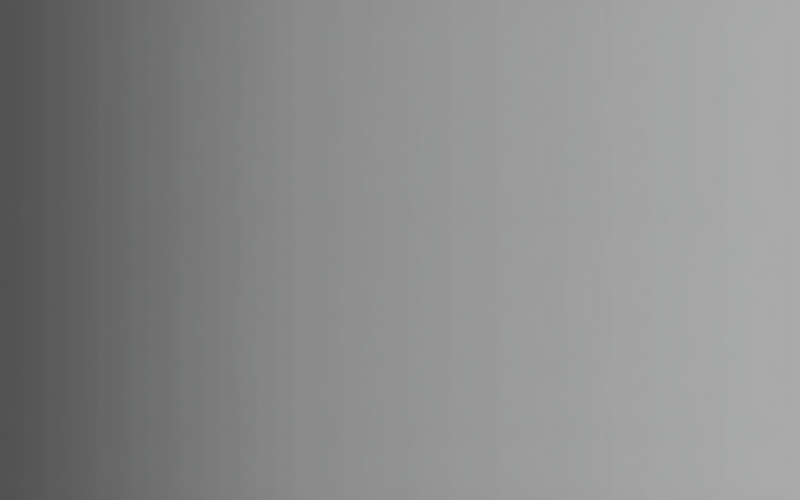
#> input picture Project_Gift_Price/assets/Background color this.png, 1600 x 1000 px (shown at 1/2 size); the run also reads 1 picture not shown here
$ python -i new_card_design.py   (imports and definitions only)
#> lines starting #> are read from the running program, lines starting #| are printed output that depends on the picture; pictures that were not available may be replaced by others from this repository, and a replacement may not be noted
import os
import random
from PIL import Image, ImageDraw, ImageFont, ImageColor, ImageStat, ImageEnhance, ImageFilter, ImageOps
import colorsys
import numpy as np
import datetime
import requests
import json
from urllib.parse import quote
from difflib import get_close_matches
import math
import sys
import time
from colorthief import ColorThief

# Get the directory where the script is located
script_dir = os.path.dirname(os.path.abspath(__file__))

# Directory paths - use os.path.join to ensure cross-platform compatibility
input_dir = os.path.join(script_dir, "downloaded_images")
output_dir = os.path.join(script_dir, "new_gift_cards")
assets_dir = os.path.join(script_dir, "assets")
backgrounds_dir = os.path.join(script_dir, "pregenerated_backgrounds")
background_path = os.path.join(assets_dir, "Background color this.png")
white_box_path = os.path.join(assets_dir, "white box.png")
ton_logo_path = os.path.join(assets_dir, "TON2.png")
star_logo_path = os.path.join(assets_dir, "star.png")
font_path = os.path.join(script_dir, "Typekiln - EloquiaDisplay-ExtraBold.otf")

# Import API configuration
try:
    from api_config import GIFTS_API, CHART_API, API_CACHE_EXPIRY
except ImportError:
    # Fallback values if config is not available
    GIFTS_API = "https://nft-gifts-api.onrender.com/gifts"
    CHART_API = "https://nft-gifts-api.onrender.com/gift-history/"
    API_CACHE_EXPIRY = 300  # 5 minutes cache expiry

# Cache for API responses
API_CACHE = {
    "gifts": {"data": None, "timestamp": 0},
    "chart": {}  # Format: {"gift_name": {"data": [...], "timestamp": 1234567890}}
}

# Asset preloading for commonly used images
ASSET_CACHE = {}
# [17 lines left out: function preload_assets, not called in this run]

# Preload assets when module is imported
# [5 lines not run here, left out]

# Function to get dominant color from an image
def get_dominant_color(image_path):
    try:
        img = Image.open(image_path)

        # Convert to RGBA if not already
        if img.mode != 'RGBA':
            img = img.convert('RGBA')

        # Create a smaller version of the image to speed up processing
        img.thumbnail((100, 100))

        # Get color data
        pixels = np.array(img)

        # Remove transparent pixels (alpha < 128)
        pixels = pixels[pixels[:,:,3] > 128]

        if len(pixels) == 0:
            return (128, 128, 128)  # Default to gray if all pixels are transparent

        # Remove alpha channel for clustering
        pixels = pixels[:,:3]

        # Simple average color (mean of all non-transparent pixels)
        avg_color = pixels.mean(axis=0).astype(int)

        # Enhance saturation a bit for better visual appeal
        h, s, v = colorsys.rgb_to_hsv(avg_color[0]/255, avg_color[1]/255, avg_color[2]/255)
        s = min(s * 1.5, 1.0)  # Increase saturation by 50%, but not above 1.0
        r, g, b = colorsys.hsv_to_rgb(h, s, v)

        return (int(r*255), int(g*255), int(b*255))
    except Exception as e:
        print(f"Error getting dominant color from {image_path}: {e}")
        return (128, 128, 128)  # Default to gray on error

# Function to apply color to the background
def apply_color_to_background(background_img, color):
    try:
        # Create a gradient background instead of solid color
        width, height = background_img.size

        # Create a new image with the same size and mode
        gradient_bg = Image.new('RGBA', background_img.size, (0, 0, 0, 0))

        # Extract the base color components
        r, g, b = color

        # Create a darker shade for the edges
        darker_r = max(0, int(r * 0.65))
        darker_g = max(0, int(g * 0.65))
        darker_b = max(0, int(b * 0.65))
        darker_color = (darker_r, darker_g, darker_b, 255)

        # Create a lighter shade for the center
        lighter_r = min(255, int(r * 1.15))
        lighter_g = min(255, int(g * 1.15))
        lighter_b = min(255, int(b * 1.15))
        lighter_color = (lighter_r, lighter_g, lighter_b, 255)

        # Create a slightly different hue for added depth
        h, s, v = colorsys.rgb_to_hsv(r/255, g/255, b/255)
        h = (h + 0.05) % 1.0  # Shift hue slightly
        s = min(1.0, s * 1.2)  # Increase saturation
        accent_r, accent_g, accent_b = colorsys.hsv_to_rgb(h, s, v)
        accent_color = (int(accent_r*255), int(accent_g*255), int(accent_b*255), 255)

        # Create a radial gradient using a more efficient method
        # First create a small gradient image and then resize it
        small_size = (200, 200)  # Increased for smoother gradient
        small_gradient = Image.new('RGBA', small_size, (0, 0, 0, 0))
        small_draw = ImageDraw.Draw(small_gradient)

        # Draw concentric circles with decreasing radius
        center = (small_size[0] // 2, small_size[1] // 2)
        max_radius = int(((small_size[0] // 2) ** 2 + (small_size[1] // 2) ** 2) ** 0.5)

        # Draw from outside in with more gradual transitions
        num_steps = 40  # More steps for smoother gradient
        for i in range(num_steps):
            # Calculate radius for this step
            radius = max_radius * (1 - (i / num_steps))

            # Calculate interpolation factor (0 at edge, 1 at center)
            factor = i / num_steps

            # Create multi-point gradient with darker outer edges and lighter center
            if factor < 0.25:  # Outer 25% transitions from darker to base
                t = factor / 0.25
                r_val = int(darker_color[0] * (1-t) + color[0] * t)
                g_val = int(darker_color[1] * (1-t) + color[1] * t)
                b_val = int(darker_color[2] * (1-t) + color[2] * t)
            elif factor < 0.5:  # Next 25% transitions from base to accent
                t = (factor - 0.25) / 0.25
                r_val = int(color[0] * (1-t) + accent_color[0] * t)
                g_val = int(color[1] * (1-t) + accent_color[1] * t)
                b_val = int(color[2] * (1-t) + accent_color[2] * t)
            else:  # Inner 50% transitions from accent to lighter
                t = (factor - 0.5) / 0.5
                r_val = int(accent_color[0] * (1-t) + lighter_color[0] * t)
                g_val = int(accent_color[1] * (1-t) + lighter_color[1] * t)
                b_val = int(accent_color[2] * (1-t) + lighter_color[2] * t)

            current_color = (r_val, g_val, b_val, 255)

            # Draw a filled circle
            bbox = (center[0] - radius, center[1] - radius, center[0] + radius, center[1] + radius)
            small_draw.ellipse(bbox, fill=current_color)

        # Resize the small gradient to the full size
        gradient_bg = small_gradient.resize(background_img.size, Image.BICUBIC)

        # Use the original background's alpha channel as a mask
        if background_img.mode == 'RGBA':
            r, g, b, a = background_img.split()
            gradient_bg.putalpha(a)

        return gradient_bg
    except Exception as e:
        print(f"Error applying color to background: {e}")
        return background_img  # Return original background on error

# Function to fetch gift price data
# [285 lines left out: functions fetch_gift_data, fetch_chart_data, colorize_icon, generate_chart_image, not called in this run]

# Helper function to get an asset from cache or load it if needed
def get_asset(asset_name, path, convert_mode="RGBA"):
    """Get an asset from cache or load it if needed"""
    if asset_name in ASSET_CACHE:
        # Return a copy to avoid modifying the cached version
        return ASSET_CACHE[asset_name].copy()

    # Asset not in cache, load it
    try:
        img = Image.open(path).convert(convert_mode)
        return img
    except Exception as e:
        print(f"Error loading asset {asset_name} from {path}: {e}")
        return None

# Optimized resize function that selects the best method based on size change
def optimized_resize(img, size, upscale=False):
    """Resize an image using the most appropriate method based on the resize operation"""
    if not img:
        return None

    # Get current size
    current_width, current_height = img.size
    target_width, target_height = size

    # Calculate size ratio
    width_ratio = target_width / current_width
    height_ratio = target_height / current_height

    # Choose resize method based on operation
    if upscale or width_ratio > 1 or height_ratio > 1:
        # Upscaling - use LANCZOS for better quality
        return img.resize(size, Image.LANCZOS)
    else:
        # Downscaling - use BOX for speed
        return img.resize(size, Image.BOX)  # BOX is faster than BICUBIC

# Replace the create_gift_card function with an optimized version
def create_gift_card(gift_name, output_path=None):
    try:
        # Normalize gift name for file paths
        if gift_name == "Jack-in-the-Box":
            normalized_name = "Jack_in_the_Box"
        elif gift_name == "Durov's Cap":
            normalized_name = "Durovs_Cap"
        else:
            normalized_name = gift_name.replace(" ", "_").replace("-", "_").replace("'", "")

        # Define paths
        gift_img_path = os.path.join(script_dir, "downloaded_images", f"{normalized_name}.png")
        background_path = os.path.join(script_dir, "assets", "templates", "background.png")
        white_box_path = os.path.join(script_dir, "assets", "templates", "white_box.png")
        ton_logo_path = os.path.join(script_dir, "assets", "icons", "ton_logo.png")
        star_logo_path = os.path.join(script_dir, "assets", "icons", "star_logo.png")

        # Get assets from cache or load them
        background_img = get_asset("background", background_path)
        white_box_img = get_asset("white_box", white_box_path)

        # Set target size for the card
        target_size = (1080, 1080)

        # Resize background and white box using optimized resize
        background_img = optimized_resize(background_img, target_size)
        white_box_img = optimized_resize(white_box_img, target_size)

        # Get dominant color from gift image
        color = get_dominant_color(gift_img_path)

        # Find pregenerated background or create one
        pregenerated_bg_path = os.path.join(script_dir, "pregenerated_backgrounds", f"{normalized_name}_bg.png")
        if os.path.exists(pregenerated_bg_path):
            colored_background = Image.open(pregenerated_bg_path).convert("RGBA")
            colored_background = optimized_resize(colored_background, background_img.size)
        else:
            colored_background = apply_color_to_background(background_img, color)

        # Create a new image for the card
        card = Image.new("RGBA", target_size, (0, 0, 0, 0))

        # Paste colored background
        card.paste(colored_background, (0, 0), colored_background)

        # Paste white box
        card.paste(white_box_img, (0, 0), white_box_img)

        # Open and resize gift image
        gift_img = Image.open(gift_img_path)
        gift_img.thumbnail((150, 150), Image.LANCZOS)  # Use LANCZOS for better quality thumbnails

        # Calculate position to center the gift image
        gift_x = (card.width - gift_img.width) // 2
        gift_y = 200  # Position from top

        # Paste gift image
        card.paste(gift_img, (gift_x, gift_y), gift_img)

        # Add gift name
        draw = ImageDraw.Draw(card)

        # Use larger font for gift name
        name_font_size = 60
        name_font = ImageFont.truetype(bold_font_path, name_font_size)

        # Center the text
        name_width = draw.textlength(gift_name, font=name_font)
        name_x = (card.width - name_width) // 2
        name_y = gift_y + gift_img.height + 30

        # Draw gift name
        draw.text((name_x, name_y), gift_name, font=name_font, fill=(0, 0, 0))

        # Fetch gift data
        gift_data = fetch_gift_data(gift_name)

        # Add price information if available
        if gift_data and "priceUsd" in gift_data and "priceTon" in gift_data:
            price_usd = float(gift_data["priceUsd"])
            price_ton = float(gift_data["priceTon"])

            # Format prices
            price_usd_str = f"${price_usd:.2f}"
            price_ton_str = f"{price_ton:.2f} TON"

            # Use medium font for prices
            price_font_size = 40
            price_font = ImageFont.truetype(font_path, price_font_size)

            # Center USD price
            usd_width = draw.textlength(price_usd_str, font=price_font)
            usd_x = (card.width - usd_width) // 2
            usd_y = name_y + name_font_size + 30

            # Draw USD price
            draw.text((usd_x, usd_y), price_usd_str, font=price_font, fill=(0, 0, 0))

            # Center TON price
            ton_width = draw.textlength(price_ton_str, font=price_font)
            ton_x = (card.width - ton_width) // 2
            ton_y = usd_y + price_font_size + 10

            # Draw TON price
            draw.text((ton_x, ton_y), price_ton_str, font=price_font, fill=(0, 0, 0))

            # Get TON logo from cache or load it
            ton_logo = get_asset("ton_logo", ton_logo_path)
            ton_logo.thumbnail((70, 70), Image.LANCZOS)

            # Position TON logo to the left of the TON price
            ton_logo_x = ton_x - ton_logo.width - 10
            ton_logo_y = ton_y - 10

            # Paste TON logo
            card.paste(ton_logo, (ton_logo_x, ton_logo_y), ton_logo)

            # Add price change percentage if available
            if "changePercentage" in gift_data:
                change = float(gift_data["changePercentage"])

                # Format change percentage
                if change >= 0:
                    change_str = f"+{change:.2f}%"
                    change_color = (46, 204, 113)  # Green for positive change
                else:
                    change_str = f"{change:.2f}%"
                    change_color = (231, 76, 60)  # Red for negative change

                # Use smaller font for change percentage
                change_font_size = 30
                change_font = ImageFont.truetype(font_path, change_font_size)

                # Center change percentage
                change_width = draw.textlength(change_str, font=change_font)
                change_x = (card.width - change_width) // 2
                change_y = ton_y + price_font_size + 20

                # Draw change percentage
                draw.text((change_x, change_y), change_str, font=change_font, fill=change_color)

                # Get star logo from cache or load it
                star_logo = get_asset("star_logo", star_logo_path)
                star_logo.thumbnail((70, 70), Image.LANCZOS)

                # Position star logo to the left of the change percentage
                star_logo_x = change_x - star_logo.width - 10
                star_logo_y = change_y - 10

                # Paste star logo
                card.paste(star_logo, (star_logo_x, star_logo_y), star_logo)

            # Fetch chart data
            chart_data = fetch_chart_data(gift_name)

            # Generate and add chart
            if chart_data:
                chart_width = 800
                chart_height = 250
                chart_img = generate_chart_image(chart_width, chart_height, chart_data, color)

                # Position chart at the bottom
                chart_x = (card.width - chart_width) // 2
                chart_y = card.height - chart_height - 100

                # Paste chart
                card.paste(chart_img, (chart_x, chart_y), chart_img)

        # Save metadata for future use
        metadata_dir = os.path.join(script_dir, "card_metadata")
        os.makedirs(metadata_dir, exist_ok=True)

        metadata = {
            "gift_name": gift_name,
            "normalized_name": normalized_name,
            "color": color,
            "timestamp": datetime.datetime.now().isoformat()
        }

        with open(os.path.join(metadata_dir, f"{normalized_name}_metadata.json"), 'w') as f:
            json.dump(metadata, f, indent=2)

        # Save the card
        if output_path:
            card.save(output_path, format="PNG")
        else:
            # Default output path
            output_dir = os.path.join(script_dir, "new_gift_cards")
            os.makedirs(output_dir, exist_ok=True)
            output_path = os.path.join(output_dir, f"{normalized_name}_card.png")
            card.save(output_path, format="PNG")

        return output_path
    except Exception as e:
        print(f"Error creating gift card for {gift_name}: {e}")
        return None

# Function to generate a specific gift card
def generate_specific_gift(gift_name, filename_suffix=""):
    """Generate a price card for a specific gift name."""
    print(f"Processing {gift_name}...")

    # Handle special characters in filenames
    if gift_name == "Jack-in-the-Box":
        normalized_name = "Jack_in_the_Box"
    elif gift_name == "Durov's Cap":
        normalized_name = "Durovs_Cap"
    else:
        # General normalization for other names
        normalized_name = gift_name.replace(" ", "_").replace("-", "_").replace("'", "")

    # Define output path
    output_path = os.path.join(output_dir, f"{normalized_name}{filename_suffix}_card.png")

    try:
        # Check if template exists
        template_path = os.path.join("card_templates", f"{normalized_name}_template.png")
        if not os.path.exists(template_path):
            # Generate the template if it doesn't exist
            template_path = generate_template_card(gift_name)
#> in generate_template_card, background_img is the input picture: PIL image 1600x1000 RGBA; mean R, G, B, A 138.6, 139.3, 139, 255
            if not template_path:
                # Fall back to the old method if template generation fails
                print(f"Falling back to full generation for {gift_name}")
                card = create_gift_card(gift_name, output_path)
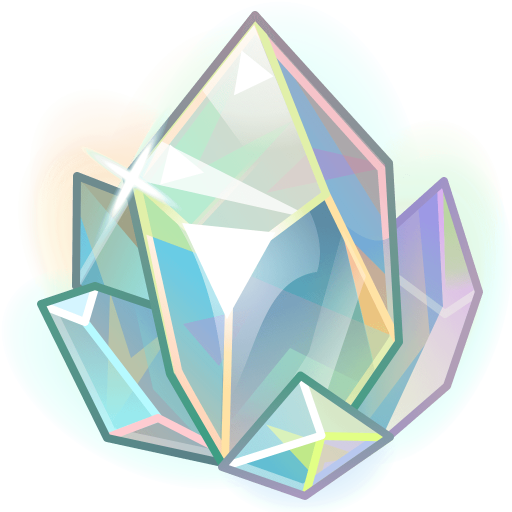
#> input picture Project_Gift_Price/downloaded_images/Astral_Shard.png, 1024 x 1024 px, given in place of background.png, which was not available (shown at 1/2 size)
#> in get_asset, img is the input picture: PIL image 1024x1024 RGBA; mean R, G, B, A 152.6, 183.9, 179, 140.5
#> call 2 of get_asset, with asset_name = 'white_box', convert_mode = 'RGBA'
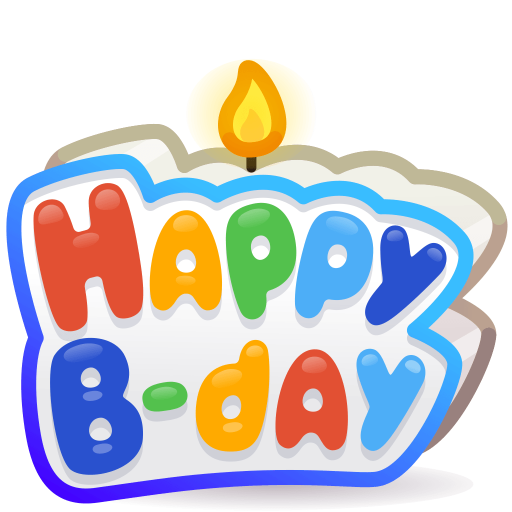
#> input picture Project_Gift_Price/downloaded_images/B_Day_Candle.png, 1024 x 1024 px, given in place of white_box.png, which was not available (shown at 1/2 size)
#> in get_asset, img is the input picture: PIL image 1024x1024 RGBA; mean R, G, B, A 142.5, 150.9, 154, 156.6
#> call 2 of optimized_resize, with size = (1080, 1080), upscale = False
#> in optimized_resize (call 2), `return img.resize(size, Image.LANCZOS)`:
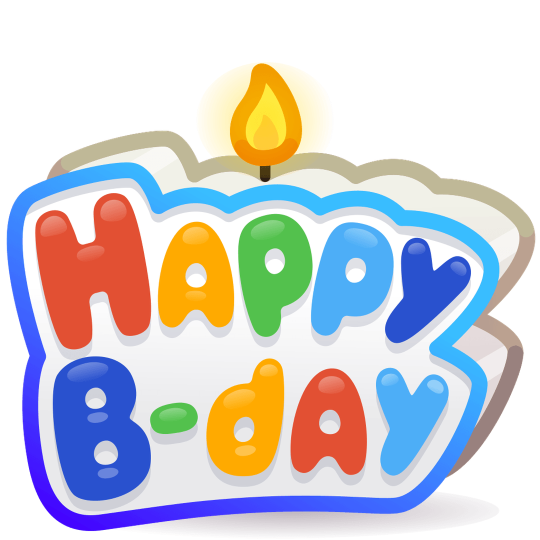
#> returned value: PIL image 1080x1080 RGBA (shown at 1/2 size); mean R, G, B, A 116.9, 115.2, 115.7, 156.6; transparent parts drawn white
#> in get_dominant_color, `img.thumbnail((100, 100))`:
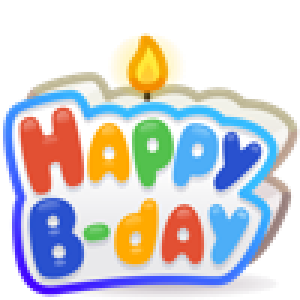
#> img: PIL image 100x100 RGBA (shown 3 times larger); mean R, G, B, A 119.4, 117.5, 118.4, 156.5; transparent parts drawn white
#> in get_dominant_color, `avg_color = pixels.mean(axis=0).astype(int)`: avg_color = [177, 176, 183]
#> in get_dominant_color, `h, s, v = colorsys.rgb_to_hsv(avg_color[0]/255, avg_color[1]/255, avg_..`: h = 0.69; s = 0.0383; v = 0.718
#> in get_dominant_color, `s = min(s * 1.5, 1.0)`: s = 0.0574
#> in get_dominant_color, `r, g, b = colorsys.hsv_to_rgb(h, s, v)`: r = 0.682; g = 0.676; b = 0.718
#> in create_gift_card, `color = get_dominant_color(gift_img_path)`: color = (174, 172, 183)
#> in apply_color_to_background, `r, g, b = color`: r = 174; g = 172; b = 183
#> in apply_color_to_background, `darker_r = max(0, int(r * 0.65))`: darker_r = 113
#> in apply_color_to_background, `darker_g = max(0, int(g * 0.65))`: darker_g = 111
#> in apply_color_to_background, `darker_b = max(0, int(b * 0.65))`: darker_b = 118
#> in apply_color_to_background, `darker_color = (darker_r, darker_g, darker_b, 255)`: darker_color = (113, 111, 118, 255)
#> in apply_color_to_background, `lighter_r = min(255, int(r * 1.15))`: lighter_r = 200
#> in apply_color_to_background, `lighter_g = min(255, int(g * 1.15))`: lighter_g = 197
#> in apply_color_to_background, `lighter_b = min(255, int(b * 1.15))`: lighter_b = 210
#> in apply_color_to_background, `lighter_color = (lighter_r, lighter_g, lighter_b, 255)`: lighter_color = (200, 197, 210, 255)
#> in apply_color_to_background, `h, s, v = colorsys.rgb_to_hsv(r/255, g/255, b/255)`: h = 0.697; s = 0.0601; v = 0.718
#> in apply_color_to_background, `h = (h + 0.05) % 1.0`: h = 0.747
#> in apply_color_to_background, `s = min(1.0, s * 1.2)`: s = 0.0721
#> in apply_color_to_background, `accent_r, accent_g, accent_b = colorsys.hsv_to_rgb(h, s, v)`: accent_r = 0.691; accent_g = 0.666; accent_b = 0.718
#> in apply_color_to_background, `accent_color = (int(accent_r*255), int(accent_g*255), int(accent_b*255..`: accent_color = (176, 169, 183, 255)
#> the loop in apply_color_to_background, `for i in range(num_steps):` made 40 passes
#> (r_val, g_val, b_val, current_color) on passes 1 to 8: (113, 111, 118, (113, 111, 118, 255)), (119, 117, 124, (119, 117, 124, 255)), (125, 123, 131, (125, 123, 131, 255)), (131, 129, 137, (131, 129, 137, 255)), (137, 135, 144, (137, 135, 144, 255)), (143, 141, 150, (143, 141, 150, 255)), (149, 147, 157, (149, 147, 157, 255)), (155, 153, 163, (155, 153, 163, 255))
#> in apply_color_to_background, `gradient_bg = small_gradient.resize(background_img.size, Image.BICUBIC)`:
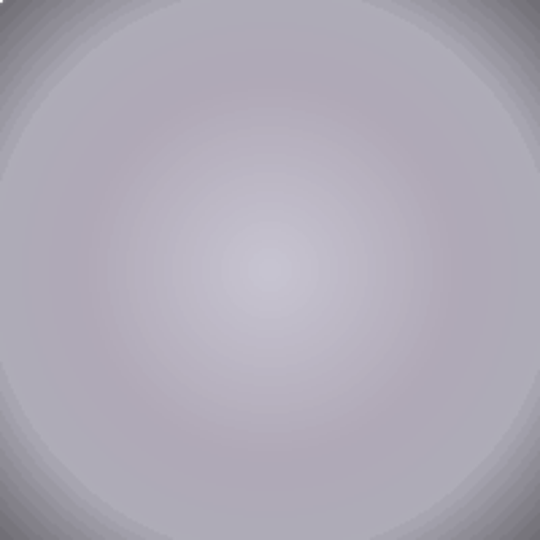
#> gradient_bg: PIL image 1080x1080 RGBA (shown at 1/2 size); mean R, G, B, A 174.3, 169.7, 182.4, 255; transparent parts drawn white
#> in apply_color_to_background, `r, g, b, a = background_img.split()`:
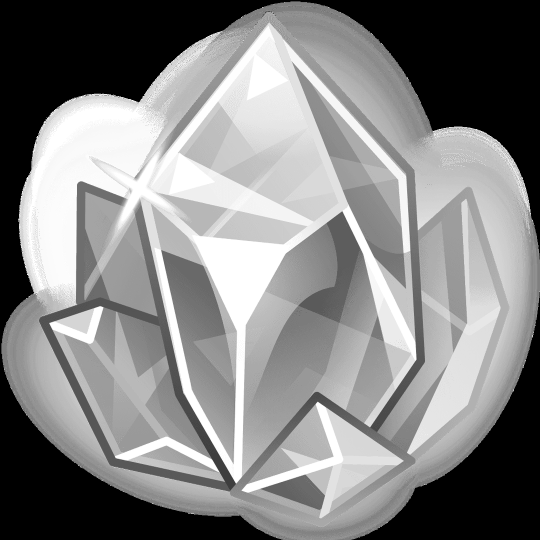
#> r: PIL image 1080x1080 L (shown at 1/2 size); min 0, max 255, mean 132.3
#> (the rest of the program and of its run is left out)
